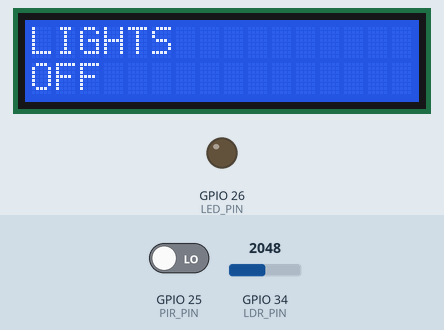
Simulated run of this sketch. Board: ESP32. Shown: 16×2 character LCD, output pins drawn as LEDs (lit = HIGH). The inputs (shaded band) are chosen by the test bench; at power-on: GPIO 25 (PIR_PIN) LOW, GPIO 34 (LDR_PIN) = 2048. WiFi joins after 1.5 s; servers stay silent unless stated; what the sketch prints to the serial monitor is not drawn.

Above: at 8.5 s.
8.6 s: GPIO 25 (PIR_PIN) driven HIGH
At 9.3 s:
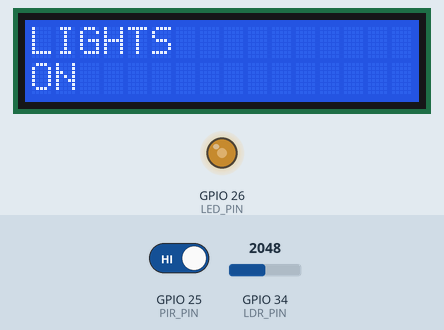
10.1 s: GPIO 34 (LDR_PIN) set to 2926
13.1 s: GPIO 34 (LDR_PIN) set to 3040
At 13.8 s:
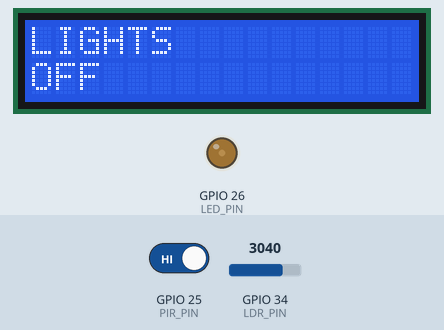
16.1 s: GPIO 34 (LDR_PIN) set to 960
At 17.0 s:
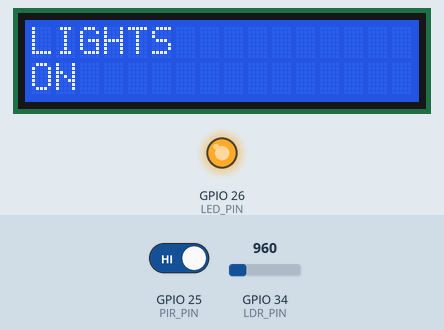
19.1 s: GPIO 25 (PIR_PIN) driven LOW
At 19.4 s:
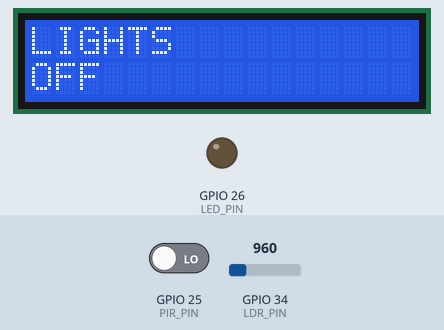
22.1 s: GPIO 25 (PIR_PIN) driven HIGH
At 22.9 s:
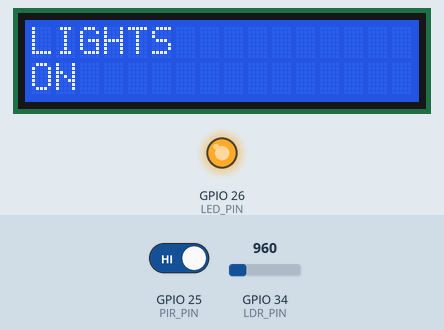
Timing chart, 0 to 25.1 s (numbered marks = the images above; inputs shaded):
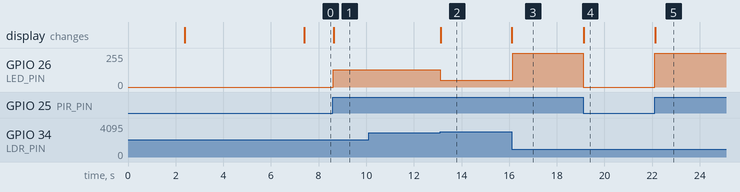

Measured:
- the behaviour switches between 2999 and 3000 on GPIO 34 (LDR_PIN) (found by bisection; images 1 and 2)
- after the input at 8.6 s, GPIO 26 (LED_PIN): 0/255 → 128/255 at once; the display: changes at once (image 1)
- after the input at 10.1 s, every drawn part: stays the same
- after the input at 13.1 s, GPIO 26 (LED_PIN): 128/255 → 50/255 at once; the display: changes at once (image 2)
- after the input at 16.1 s, GPIO 26 (LED_PIN): 50/255 → 255/255 at once; the display: changes at once (image 3)
- after the input at 19.1 s, GPIO 26 (LED_PIN): 255/255 → 0/255 at once; the display: changes at once (image 4)
- after the input at 22.1 s, GPIO 26 (LED_PIN): 0/255 → 255/255 at once; the display: changes at once (image 5)

The sketch:

smart_lighting_v3.ino
```cpp
#define BLYNK_TEMPLATE_ID "TMPL35Bk-qvwJ"
#define BLYNK_TEMPLATE_NAME "JU PROJ"
#define BLYNK_AUTH_TOKEN "becc2SqlR-56o4nOz4ZI9ukxIHEhJoho"


#include <Arduino.h>
#include <WiFi.h>
#include <Wire.h>
#include <BlynkSimpleEsp32.h>
#include <LiquidCrystal_I2C.h>


char auth[] = BLYNK_AUTH_TOKEN;
char ssid[] = "your_SSID";     // Replace with your WiFi SSID
char pass[] = "your_PASSWORD"; // Replace with your WiFi password

const int PIR_PIN = 25; // PIR sensor connected to GPIO 25
const int LDR_PIN = 34; // LDR connected to GPIO 34 (analog input)
const int LED_PIN = 26; // LED connected to GPIO 26 (PWM output)

#define LCD_ADDRESS 0x27
#define LCD_COLUMNS 16
#define LCD_ROWS 2

LiquidCrystal_I2C lcd(LCD_ADDRESS, LCD_COLUMNS, LCD_ROWS);

BlynkTimer timer;

void setup() {
  Serial.begin(115200);

  pinMode(PIR_PIN, INPUT);
  pinMode(LED_PIN, OUTPUT);

  WiFi.begin(ssid, pass);
  while (WiFi.status() != WL_CONNECTED) {
    delay(1000);
    Serial.println("Connecting to WiFi...");
  }
  Serial.println("Connected to WiFi");

  Blynk.begin(auth, ssid, pass);

  timer.setInterval(1000L, sendSensorData);

  lcd.init();
  lcd.backlight();
  lcd.setCursor(0, 0);
  lcd.print("WELCOME");
  delay(5000);
}

void loop() {
  Blynk.run();
  timer.run();

  int pirState = digitalRead(PIR_PIN); // Read the PIR sensor state
  int ldrValue = analogRead(LDR_PIN);  // Read the LDR value (0 to 4095)
  int brightness = calculateBrightness(pirState, ldrValue);

  analogWrite(LED_PIN, brightness);

  if (pirState > 0 && ldrValue < 3000) {
    lcd.clear();
    lcd.setCursor(0, 0);
    lcd.print("LIGHTS");
    lcd.setCursor(0, 1);
    lcd.print("ON");
    analogWrite(LED_PIN, brightness);
  } else {
    lcd.clear();
    lcd.setCursor(0, 0);
    lcd.print("LIGHTS");
    lcd.setCursor(0, 1);
    lcd.print("OFF");
     analogWrite(LED_PIN, 0);
  }
}

void sendSensorData() {
  int pirState = digitalRead(PIR_PIN); // Read the PIR sensor state
  int ldrValue = analogRead(LDR_PIN);  // Read the LDR value (0 to 4095)
  int brightness = calculateBrightness(pirState, ldrValue);

  analogWrite(LED_PIN, brightness);

  Blynk.virtualWrite(V1, pirState);
  Blynk.virtualWrite(V2, ldrValue);
  Blynk.virtualWrite(V3, brightness);

  Serial.printf("PIR: %d, LDR: %d, Brightness: %d\n", pirState, ldrValue, brightness);
}

int calculateBrightness(int presence, int light) {
  int baseBrightness = 255;

  if (presence == HIGH) {
    if (light < 1000) {
      baseBrightness = 255;
    } else if (light < 3000) {
      baseBrightness = 128;
    } else {
      baseBrightness = 50;
    }
  } else {
    baseBrightness = 0;
  }

  return baseBrightness;
}
```
